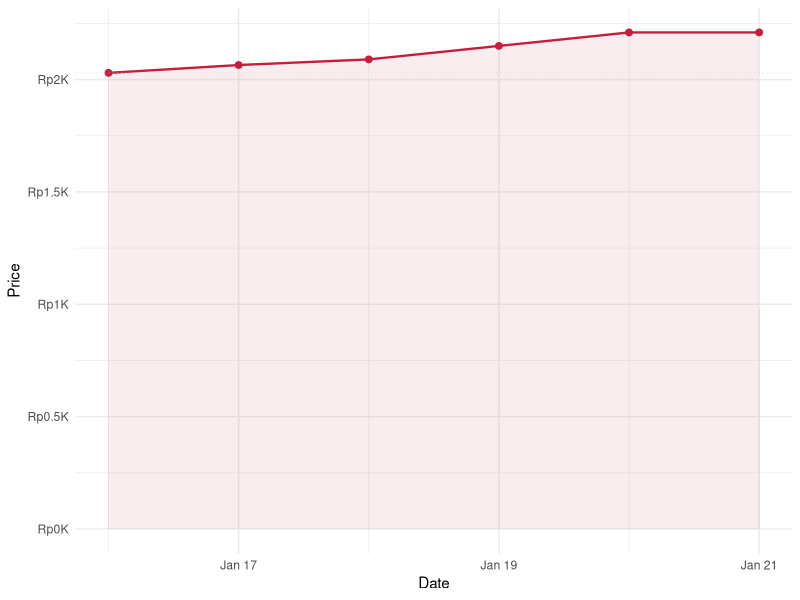
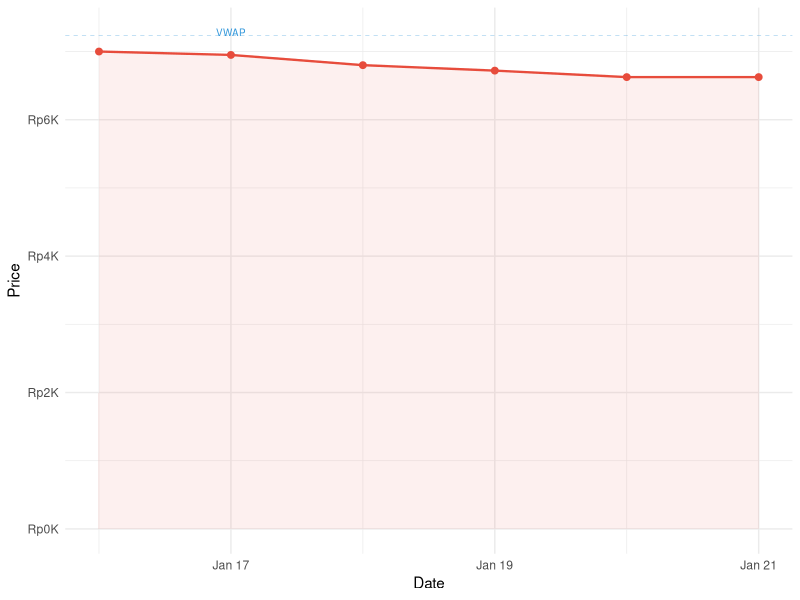
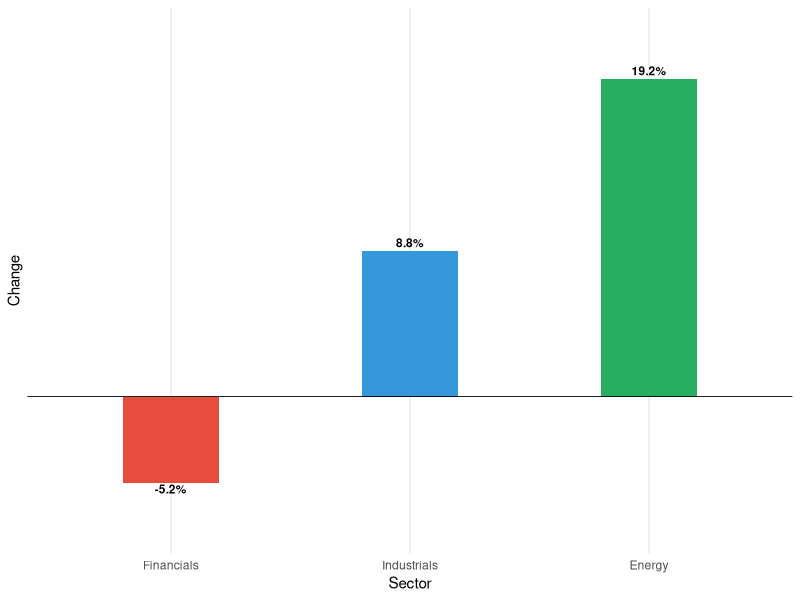

Write the R code that produced these figures, in order.
## ---- chunk 1
knitr::opts_chunk$set(echo=FALSE, warning=FALSE, message=FALSE, fig.width=5.5, fig.height=2.5, dpi=300)
library(ggplot2)
library(tibble)
library(scales)

theme_economist_clean <- function() {
  theme(
    text = element_text(family="Helvetica", size=9, color="#333333"),
    plot.title = element_text(size=10, face="bold", color="#C41E3A", margin=margin(0,0,3,0)),
    plot.subtitle = element_text(size=8.5, color="#666666", margin=margin(0,0,3,0)),
    axis.title = element_blank(),
    axis.text = element_text(size=8, color="#333333"),
    axis.ticks = element_line(color="#CCCCCC", size=0.15),
    panel.grid.major.y = element_line(color="#E8E8E8", size=0.15),
    panel.grid.major.x = element_blank(),
    panel.grid.minor = element_blank(),
    panel.background = element_rect(fill="white", color="white"),
    plot.background = element_rect(fill="white", color="NA"),
    legend.position = "none",
    plot.margin = margin(2,0,2,0,"pt")
  ) + theme_minimal()
}
## ---- chunk 2
df <- tibble(
  Date = seq.Date(from = as.Date("2026-01-16"), by = "day", length.out = 6),
  Price = c(2030, 2065, 2090, 2150, 2210, 2210)
)

ggplot(df, aes(x = Date, y = Price)) +
  geom_area(fill="#C41E3A", alpha=0.08) +
  geom_line(color="#C41E3A", size=0.8) +
  geom_point(color="#C41E3A", size=2) +
  geom_hline(yintercept = 2030, linetype="dotted", color="#CCCCCC", size=0.2) +
  scale_y_continuous(labels = function(x) paste0("Rp", x/1000, "K")) +
  theme_economist_clean()
## ---- chunk 3
df <- tibble(
  Date = seq.Date(from = as.Date("2026-01-16"), by = "day", length.out = 6),
  Price = c(7000, 6950, 6800, 6720, 6625, 6625)
)

ggplot(df, aes(x = Date, y = Price)) +
  geom_area(fill="#E74C3C", alpha=0.08) +
  geom_line(color="#E74C3C", size=0.8) +
  geom_point(color="#E74C3C", size=2) +
  geom_hline(yintercept = 7233, linetype="dashed", color="#3498DB", size=0.2, alpha=0.5) +
  annotate("text", x = as.Date("2026-01-17"), y = 7280, label="VWAP", size=2.5, color="#3498DB") +
  scale_y_continuous(labels = function(x) paste0("Rp", x/1000, "K")) +
  theme_economist_clean()
## ---- chunk 4
df <- tibble(
  Sector = factor(c("Financials", "Industrials", "Energy"), levels=c("Financials", "Industrials", "Energy")),
  Change = c(-5.2, 8.8, 19.2),
  Color = c("#E74C3C", "#3498DB", "#27AE60")
)

ggplot(df, aes(x = Sector, y = Change, fill = Color)) +
  geom_col(width=0.4, show.legend=FALSE) +
  geom_text(aes(label = paste0(Change, "%")), vjust = ifelse(df$Change > 0, -0.4, 1.2), size=3, fontface="bold") +
  geom_hline(yintercept = 0, color="black", size=0.3) +
  scale_fill_identity() +
  scale_y_continuous(limits=c(-8, 22), breaks=NULL) +
  theme_economist_clean() +
  theme(axis.text.y = element_blank())
